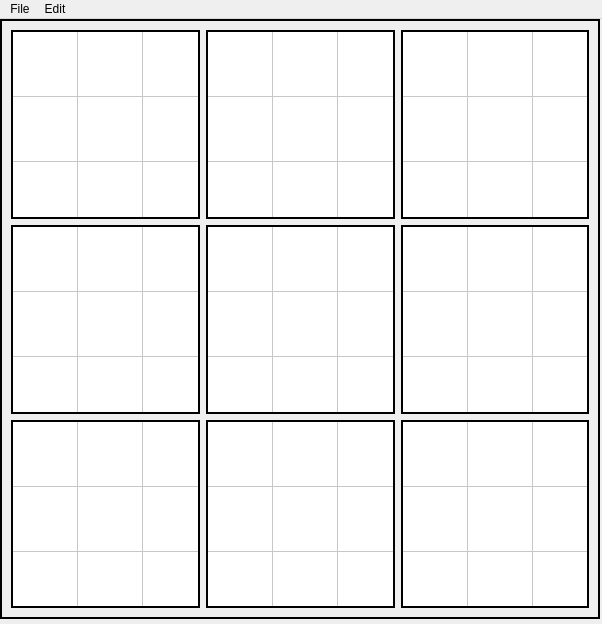
<?xml version="1.0" encoding="UTF-8"?>
<ui version="4.0">
 <class>SudokuWindow</class>
 <widget class="QMainWindow" name="SudokuWindow">
  <property name="geometry">
   <rect>
    <x>0</x>
    <y>0</y>
    <width>602</width>
    <height>624</height>
   </rect>
  </property>
  <property name="windowTitle">
   <string>MainWindow</string>
  </property>
  <widget class="QWidget" name="centralwidget">
   <property name="maximumSize">
    <size>
     <width>800</width>
     <height>16777215</height>
    </size>
   </property>
   <widget class="QFrame" name="gridFrame">
    <property name="geometry">
     <rect>
      <x>0</x>
      <y>0</y>
      <width>600</width>
      <height>600</height>
     </rect>
    </property>
    <property name="frameShape">
     <enum>QFrame::Box</enum>
    </property>
    <property name="frameShadow">
     <enum>QFrame::Plain</enum>
    </property>
    <property name="lineWidth">
     <number>2</number>
    </property>
    <layout class="QGridLayout" name="gridLayout_2">
     <item row="1" column="2">
      <widget class="QTableWidget" name="table6">
       <property name="sizePolicy">
        <sizepolicy hsizetype="Fixed" vsizetype="Fixed">
         <horstretch>0</horstretch>
         <verstretch>0</verstretch>
        </sizepolicy>
       </property>
       <property name="maximumSize">
        <size>
         <width>195</width>
         <height>195</height>
        </size>
       </property>
       <property name="frameShape">
        <enum>QFrame::Box</enum>
       </property>
       <property name="frameShadow">
        <enum>QFrame::Plain</enum>
       </property>
       <property name="lineWidth">
        <number>2</number>
       </property>
       <property name="verticalScrollBarPolicy">
        <enum>Qt::ScrollBarAlwaysOff</enum>
       </property>
       <property name="horizontalScrollBarPolicy">
        <enum>Qt::ScrollBarAlwaysOff</enum>
       </property>
       <property name="cornerButtonEnabled">
        <bool>false</bool>
       </property>
       <property name="rowCount">
        <number>3</number>
       </property>
       <property name="columnCount">
        <number>3</number>
       </property>
       <attribute name="horizontalHeaderVisible">
        <bool>false</bool>
       </attribute>
       <attribute name="horizontalHeaderDefaultSectionSize">
        <number>65</number>
       </attribute>
       <attribute name="verticalHeaderVisible">
        <bool>false</bool>
       </attribute>
       <attribute name="verticalHeaderDefaultSectionSize">
        <number>65</number>
       </attribute>
       <row/>
       <row/>
       <row/>
       <column/>
       <column/>
       <column/>
      </widget>
     </item>
     <item row="0" column="2">
      <widget class="QTableWidget" name="table3">
       <property name="sizePolicy">
        <sizepolicy hsizetype="Fixed" vsizetype="Fixed">
         <horstretch>0</horstretch>
         <verstretch>0</verstretch>
        </sizepolicy>
       </property>
       <property name="maximumSize">
        <size>
         <width>195</width>
         <height>195</height>
        </size>
       </property>
       <property name="frameShape">
        <enum>QFrame::Box</enum>
       </property>
       <property name="frameShadow">
        <enum>QFrame::Plain</enum>
       </property>
       <property name="lineWidth">
        <number>2</number>
       </property>
       <property name="verticalScrollBarPolicy">
        <enum>Qt::ScrollBarAlwaysOff</enum>
       </property>
       <property name="horizontalScrollBarPolicy">
        <enum>Qt::ScrollBarAlwaysOff</enum>
       </property>
       <property name="cornerButtonEnabled">
        <bool>false</bool>
       </property>
       <property name="rowCount">
        <number>3</number>
       </property>
       <property name="columnCount">
        <number>3</number>
       </property>
       <attribute name="horizontalHeaderVisible">
        <bool>false</bool>
       </attribute>
       <attribute name="horizontalHeaderDefaultSectionSize">
        <number>65</number>
       </attribute>
       <attribute name="verticalHeaderVisible">
        <bool>false</bool>
       </attribute>
       <attribute name="verticalHeaderDefaultSectionSize">
        <number>65</number>
       </attribute>
       <row/>
       <row/>
       <row/>
       <column/>
       <column/>
       <column/>
      </widget>
     </item>
     <item row="2" column="2">
      <widget class="QTableWidget" name="table9">
       <property name="sizePolicy">
        <sizepolicy hsizetype="Fixed" vsizetype="Fixed">
         <horstretch>0</horstretch>
         <verstretch>0</verstretch>
        </sizepolicy>
       </property>
       <property name="maximumSize">
        <size>
         <width>195</width>
         <height>195</height>
        </size>
       </property>
       <property name="frameShape">
        <enum>QFrame::Box</enum>
       </property>
       <property name="frameShadow">
        <enum>QFrame::Plain</enum>
       </property>
       <property name="lineWidth">
        <number>2</number>
       </property>
       <property name="verticalScrollBarPolicy">
        <enum>Qt::ScrollBarAlwaysOff</enum>
       </property>
       <property name="horizontalScrollBarPolicy">
        <enum>Qt::ScrollBarAlwaysOff</enum>
       </property>
       <property name="cornerButtonEnabled">
        <bool>false</bool>
       </property>
       <property name="rowCount">
        <number>3</number>
       </property>
       <property name="columnCount">
        <number>3</number>
       </property>
       <attribute name="horizontalHeaderVisible">
        <bool>false</bool>
       </attribute>
       <attribute name="horizontalHeaderDefaultSectionSize">
        <number>65</number>
       </attribute>
       <attribute name="verticalHeaderVisible">
        <bool>false</bool>
       </attribute>
       <attribute name="verticalHeaderDefaultSectionSize">
        <number>65</number>
       </attribute>
       <row/>
       <row/>
       <row/>
       <column/>
       <column/>
       <column/>
      </widget>
     </item>
     <item row="2" column="0">
      <widget class="QTableWidget" name="table7">
       <property name="sizePolicy">
        <sizepolicy hsizetype="Fixed" vsizetype="Fixed">
         <horstretch>0</horstretch>
         <verstretch>0</verstretch>
        </sizepolicy>
       </property>
       <property name="maximumSize">
        <size>
         <width>195</width>
         <height>195</height>
        </size>
       </property>
       <property name="frameShape">
        <enum>QFrame::Box</enum>
       </property>
       <property name="frameShadow">
        <enum>QFrame::Plain</enum>
       </property>
       <property name="lineWidth">
        <number>2</number>
       </property>
       <property name="verticalScrollBarPolicy">
        <enum>Qt::ScrollBarAlwaysOff</enum>
       </property>
       <property name="horizontalScrollBarPolicy">
        <enum>Qt::ScrollBarAlwaysOff</enum>
       </property>
       <property name="cornerButtonEnabled">
        <bool>false</bool>
       </property>
       <property name="rowCount">
        <number>3</number>
       </property>
       <property name="columnCount">
        <number>3</number>
       </property>
       <attribute name="horizontalHeaderVisible">
        <bool>false</bool>
       </attribute>
       <attribute name="horizontalHeaderDefaultSectionSize">
        <number>65</number>
       </attribute>
       <attribute name="verticalHeaderVisible">
        <bool>false</bool>
       </attribute>
       <attribute name="verticalHeaderDefaultSectionSize">
        <number>65</number>
       </attribute>
       <row/>
       <row/>
       <row/>
       <column/>
       <column/>
       <column/>
      </widget>
     </item>
     <item row="0" column="0">
      <widget class="QTableWidget" name="table1">
       <property name="sizePolicy">
        <sizepolicy hsizetype="Fixed" vsizetype="Fixed">
         <horstretch>0</horstretch>
         <verstretch>0</verstretch>
        </sizepolicy>
       </property>
       <property name="maximumSize">
        <size>
         <width>195</width>
         <height>195</height>
        </size>
       </property>
       <property name="frameShape">
        <enum>QFrame::Box</enum>
       </property>
       <property name="frameShadow">
        <enum>QFrame::Plain</enum>
       </property>
       <property name="lineWidth">
        <number>2</number>
       </property>
       <property name="verticalScrollBarPolicy">
        <enum>Qt::ScrollBarAlwaysOff</enum>
       </property>
       <property name="horizontalScrollBarPolicy">
        <enum>Qt::ScrollBarAlwaysOff</enum>
       </property>
       <property name="cornerButtonEnabled">
        <bool>false</bool>
       </property>
       <property name="rowCount">
        <number>3</number>
       </property>
       <property name="columnCount">
        <number>3</number>
       </property>
       <attribute name="horizontalHeaderVisible">
        <bool>false</bool>
       </attribute>
       <attribute name="horizontalHeaderDefaultSectionSize">
        <number>65</number>
       </attribute>
       <attribute name="verticalHeaderVisible">
        <bool>false</bool>
       </attribute>
       <attribute name="verticalHeaderDefaultSectionSize">
        <number>65</number>
       </attribute>
       <row/>
       <row/>
       <row/>
       <column/>
       <column/>
       <column/>
      </widget>
     </item>
     <item row="1" column="0">
      <widget class="QTableWidget" name="table4">
       <property name="sizePolicy">
        <sizepolicy hsizetype="Fixed" vsizetype="Fixed">
         <horstretch>0</horstretch>
         <verstretch>0</verstretch>
        </sizepolicy>
       </property>
       <property name="maximumSize">
        <size>
         <width>195</width>
         <height>195</height>
        </size>
       </property>
       <property name="frameShape">
        <enum>QFrame::Box</enum>
       </property>
       <property name="frameShadow">
        <enum>QFrame::Plain</enum>
       </property>
       <property name="lineWidth">
        <number>2</number>
       </property>
       <property name="verticalScrollBarPolicy">
        <enum>Qt::ScrollBarAlwaysOff</enum>
       </property>
       <property name="horizontalScrollBarPolicy">
        <enum>Qt::ScrollBarAlwaysOff</enum>
       </property>
       <property name="cornerButtonEnabled">
        <bool>false</bool>
       </property>
       <property name="rowCount">
        <number>3</number>
       </property>
       <property name="columnCount">
        <number>3</number>
       </property>
       <attribute name="horizontalHeaderVisible">
        <bool>false</bool>
       </attribute>
       <attribute name="horizontalHeaderDefaultSectionSize">
        <number>65</number>
       </attribute>
       <attribute name="verticalHeaderVisible">
        <bool>false</bool>
       </attribute>
       <attribute name="verticalHeaderDefaultSectionSize">
        <number>65</number>
       </attribute>
       <row/>
       <row/>
       <row/>
       <column/>
       <column/>
       <column/>
      </widget>
     </item>
     <item row="1" column="1">
      <widget class="QTableWidget" name="table5">
       <property name="sizePolicy">
        <sizepolicy hsizetype="Fixed" vsizetype="Fixed">
         <horstretch>0</horstretch>
         <verstretch>0</verstretch>
        </sizepolicy>
       </property>
       <property name="maximumSize">
        <size>
         <width>195</width>
         <height>195</height>
        </size>
       </property>
       <property name="frameShape">
        <enum>QFrame::Box</enum>
       </property>
       <property name="frameShadow">
        <enum>QFrame::Plain</enum>
       </property>
       <property name="lineWidth">
        <number>2</number>
       </property>
       <property name="verticalScrollBarPolicy">
        <enum>Qt::ScrollBarAlwaysOff</enum>
       </property>
       <property name="horizontalScrollBarPolicy">
        <enum>Qt::ScrollBarAlwaysOff</enum>
       </property>
       <property name="cornerButtonEnabled">
        <bool>false</bool>
       </property>
       <property name="rowCount">
        <number>3</number>
       </property>
       <property name="columnCount">
        <number>3</number>
       </property>
       <attribute name="horizontalHeaderVisible">
        <bool>false</bool>
       </attribute>
       <attribute name="horizontalHeaderDefaultSectionSize">
        <number>65</number>
       </attribute>
       <attribute name="verticalHeaderVisible">
        <bool>false</bool>
       </attribute>
       <attribute name="verticalHeaderDefaultSectionSize">
        <number>65</number>
       </attribute>
       <row/>
       <row/>
       <row/>
       <column/>
       <column/>
       <column/>
      </widget>
     </item>
     <item row="2" column="1">
      <widget class="QTableWidget" name="table8">
       <property name="sizePolicy">
        <sizepolicy hsizetype="Fixed" vsizetype="Fixed">
         <horstretch>0</horstretch>
         <verstretch>0</verstretch>
        </sizepolicy>
       </property>
       <property name="maximumSize">
        <size>
         <width>195</width>
         <height>195</height>
        </size>
       </property>
       <property name="frameShape">
        <enum>QFrame::Box</enum>
       </property>
       <property name="frameShadow">
        <enum>QFrame::Plain</enum>
       </property>
       <property name="lineWidth">
        <number>2</number>
       </property>
       <property name="verticalScrollBarPolicy">
        <enum>Qt::ScrollBarAlwaysOff</enum>
       </property>
       <property name="horizontalScrollBarPolicy">
        <enum>Qt::ScrollBarAlwaysOff</enum>
       </property>
       <property name="cornerButtonEnabled">
        <bool>false</bool>
       </property>
       <property name="rowCount">
        <number>3</number>
       </property>
       <property name="columnCount">
        <number>3</number>
       </property>
       <attribute name="horizontalHeaderVisible">
        <bool>false</bool>
       </attribute>
       <attribute name="horizontalHeaderDefaultSectionSize">
        <number>65</number>
       </attribute>
       <attribute name="verticalHeaderVisible">
        <bool>false</bool>
       </attribute>
       <attribute name="verticalHeaderDefaultSectionSize">
        <number>65</number>
       </attribute>
       <row/>
       <row/>
       <row/>
       <column/>
       <column/>
       <column/>
      </widget>
     </item>
     <item row="0" column="1">
      <widget class="QTableWidget" name="table2">
       <property name="sizePolicy">
        <sizepolicy hsizetype="Fixed" vsizetype="Fixed">
         <horstretch>0</horstretch>
         <verstretch>0</verstretch>
        </sizepolicy>
       </property>
       <property name="maximumSize">
        <size>
         <width>195</width>
         <height>195</height>
        </size>
       </property>
       <property name="frameShape">
        <enum>QFrame::Box</enum>
       </property>
       <property name="frameShadow">
        <enum>QFrame::Plain</enum>
       </property>
       <property name="lineWidth">
        <number>2</number>
       </property>
       <property name="verticalScrollBarPolicy">
        <enum>Qt::ScrollBarAlwaysOff</enum>
       </property>
       <property name="horizontalScrollBarPolicy">
        <enum>Qt::ScrollBarAlwaysOff</enum>
       </property>
       <property name="cornerButtonEnabled">
        <bool>false</bool>
       </property>
       <property name="rowCount">
        <number>3</number>
       </property>
       <property name="columnCount">
        <number>3</number>
       </property>
       <attribute name="horizontalHeaderVisible">
        <bool>false</bool>
       </attribute>
       <attribute name="horizontalHeaderDefaultSectionSize">
        <number>65</number>
       </attribute>
       <attribute name="verticalHeaderVisible">
        <bool>false</bool>
       </attribute>
       <attribute name="verticalHeaderDefaultSectionSize">
        <number>65</number>
       </attribute>
       <row/>
       <row/>
       <row/>
       <column/>
       <column/>
       <column/>
      </widget>
     </item>
    </layout>
   </widget>
  </widget>
  <widget class="QMenuBar" name="menuBar">
   <property name="geometry">
    <rect>
     <x>0</x>
     <y>0</y>
     <width>602</width>
     <height>22</height>
    </rect>
   </property>
   <widget class="QMenu" name="menuFile">
    <property name="title">
     <string>File</string>
    </property>
    <widget class="QMenu" name="menuNew_Game">
     <property name="title">
      <string>New Game</string>
     </property>
     <addaction name="actionEasy"/>
     <addaction name="actionMedium"/>
     <addaction name="actionHard"/>
    </widget>
    <addaction name="menuNew_Game"/>
    <addaction name="actionSolve_Game"/>
   </widget>
   <widget class="QMenu" name="menuEdit">
    <property name="title">
     <string>Edit</string>
    </property>
    <addaction name="actionUndo"/>
    <addaction name="actionHint"/>
    <addaction name="actionToggle_Candidates"/>
   </widget>
   <addaction name="menuFile"/>
   <addaction name="menuEdit"/>
  </widget>
  <action name="actionNew_Game">
   <property name="text">
    <string>New Game</string>
   </property>
  </action>
  <action name="actionReset_Game">
   <property name="text">
    <string>Reset Game</string>
   </property>
  </action>
  <action name="actionEasy">
   <property name="text">
    <string>Easy</string>
   </property>
  </action>
  <action name="actionMedium">
   <property name="text">
    <string>Medium</string>
   </property>
  </action>
  <action name="actionHard">
   <property name="text">
    <string>Hard</string>
   </property>
  </action>
  <action name="actionUndo">
   <property name="text">
    <string>Undo</string>
   </property>
  </action>
  <action name="actionHint">
   <property name="text">
    <string>Hint</string>
   </property>
  </action>
  <action name="actionToggle_Candidates">
   <property name="text">
    <string>Toggle Candidates</string>
   </property>
  </action>
  <action name="actionSolve_Game">
   <property name="text">
    <string>Solve Game</string>
   </property>
  </action>
 </widget>
 <resources/>
 <connections/>
</ui>
